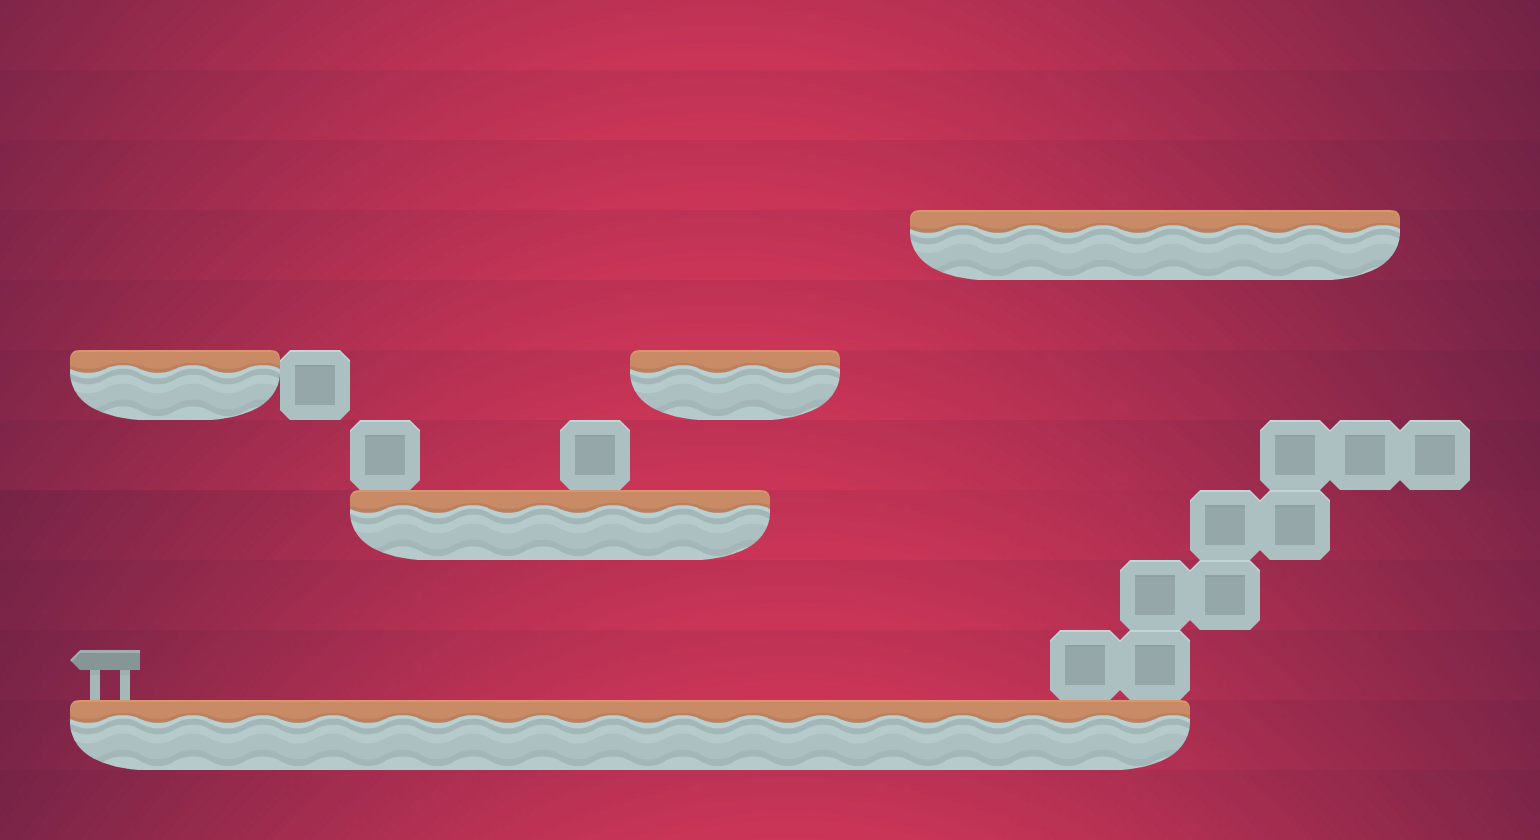

Rendered tile map (Tiled .tmx) drawn with the repository's tilesets; below, a short description and the map source with its tile grids summarised:
An orthogonal 22x12 tile map with 70x70 px tiles, 2 tile layers (Background, Desen Katmanı 1), 2 tilesets and 20 objects (3x enemy, player, end).

<map version="1.8" tiledversion="1.8.4" orientation="orthogonal" renderorder="right-down" width="22" height="12" tilewidth="70" tileheight="70" infinite="0" nextlayerid="4" nextobjectid="21">
 <tileset firstgid="1" source="PlatformTiles.tsx" />
 <tileset firstgid="113" source="Background.tsx" />
 <objectgroup id="2" name="objects">
  <object id="1" x="70" y="420">
   <polygon points="0,0 0,-420 -70,-420 -70,0" />
  </object>
  <object id="2" x="70" y="70">
   <polygon points="0,0 1470,0 1470,-70 0,-70" />
  </object>
  <object id="3" x="1470" y="70">
   <polygon points="0,0 0,770 70,770 70,0" />
  </object>
  <object id="4" x="0" y="770">
   <polygon points="0,0 1470,0 1470,70 0,70" />
  </object>
  <object id="5" x="70" y="350">
   <polygon points="0,0 280,0 280,70 0,70" />
  </object>
  <object id="6" x="350" y="420">
   <polygon points="0,0 70,0 70,70 0,70" />
  </object>
  <object id="7" x="350" y="490">
   <polygon points="0,0 420,0 420,70 0,70" />
  </object>
  <object id="8" x="560" y="420">
   <polygon points="0,0 70,0 70,70 0,70" />
  </object>
  <object id="9" x="630" y="350">
   <polygon points="0,0 210,0 210,70 0,70" />
  </object>
  <object id="10" x="910" y="210">
   <polygon points="0,0 490,0 490,70 0,70" />
  </object>
  <object id="11" x="1260" y="420">
   <polygon points="0,0 210,0 210,70 0,70" />
  </object>
  <object id="12" x="1190" y="490">
   <polygon points="0,0 140,0 140,70 0,70" />
  </object>
  <object id="13" x="1120" y="560">
   <polygon points="0,0 140,0 140,70 0,70" />
  </object>
  <object id="14" x="1050" y="630">
   <polygon points="0,0 140,0 140,70 0,70" />
  </object>
  <object id="15" x="70" y="700">
   <polygon points="0,0 1120,0 1120,70 0,70" />
  </object>
  <object id="16" name="player" x="140" y="280" width="70" height="70" />
  <object id="17" name="enemy" x="1050" y="140" width="70" height="70" />
  <object id="18" name="enemy" x="700" y="630" width="70" height="70" />
  <object id="19" name="enemy" x="490" y="420" width="70" height="70" />
  <object id="20" name="end" x="70" y="630" width="70" height="70" />
 </objectgroup>
 <layer id="3" name="Background" width="22" height="12">
  <data>[264 cells, 264 non-empty, 23 distinct tile ids]</data>
 </layer>
 <layer id="1" name="Desen Katmanı 1" width="22" height="12">
  <data>[264 cells, 48 non-empty, 5 distinct tile ids]</data>
 </layer>
</map>
